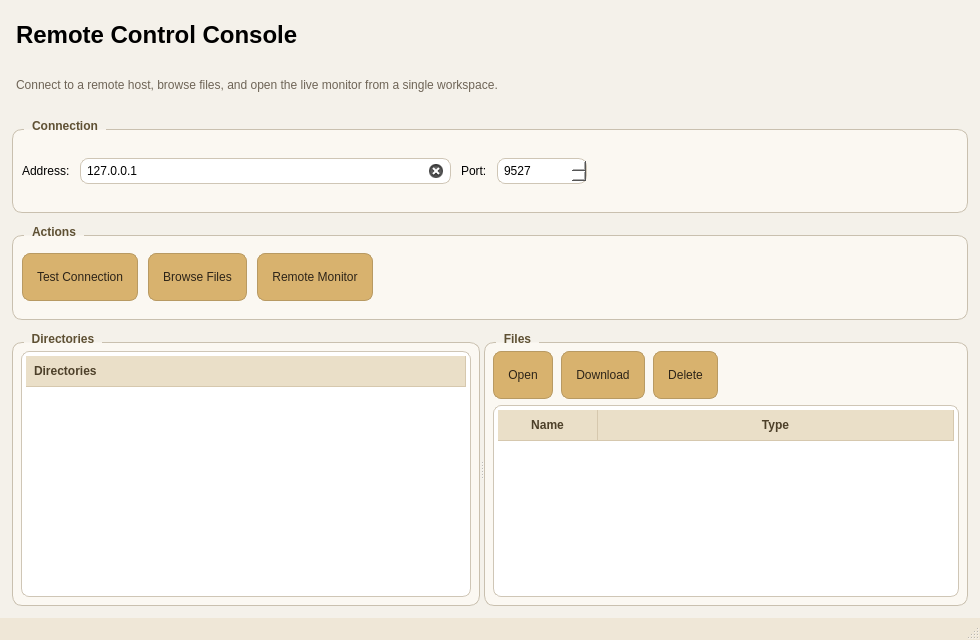
<?xml version="1.0" encoding="UTF-8"?>
<ui version="4.0">
 <class>MainWindow</class>
 <widget class="QMainWindow" name="MainWindow">
  <property name="geometry">
   <rect>
    <x>0</x>
    <y>0</y>
    <width>980</width>
    <height>640</height>
   </rect>
  </property>
  <property name="windowTitle">
   <string>Remote Control Client - Qt</string>
  </property>
  <property name="styleSheet">
   <string notr="true">QMainWindow {
    background: #f4f1ea;
}
QGroupBox {
    border: 1px solid #c9c0af;
    border-radius: 10px;
    margin-top: 10px;
    background: #fbf8f2;
    font-weight: 600;
}
QGroupBox::title {
    subcontrol-origin: margin;
    left: 12px;
    padding: 0 6px 0 6px;
    color: #5e5033;
}
QPushButton {
    min-height: 34px;
    padding: 6px 14px;
    border-radius: 8px;
    border: 1px solid #b89a63;
    background: #d8b26e;
    color: #2d2418;
}
QPushButton:hover {
    background: #e3bf7d;
}
QPushButton:pressed {
    background: #c79f57;
}
QPushButton:disabled {
    background: #dccfb4;
    border: 1px solid #c9bea8;
    color: #8e8472;
}
QLineEdit, QSpinBox, QTreeWidget, QTableWidget {
    border: 1px solid #cfc6b6;
    border-radius: 8px;
    background: white;
    padding: 4px;
}
QTreeWidget:disabled, QTableWidget:disabled, QLineEdit:disabled, QSpinBox:disabled {
    background: #f0ebe2;
    color: #8e8472;
}
QTreeWidget, QTableWidget {
    alternate-background-color: #f7f2e8;
}
QHeaderView::section {
    background: #eadfc8;
    color: #4d4029;
    border: none;
    border-right: 1px solid #d6c8ae;
    border-bottom: 1px solid #d6c8ae;
    padding: 6px 8px;
    font-weight: 600;
}
QStatusBar {
    background: #efe7d7;
}</string>
  </property>
  <widget class="QWidget" name="centralwidget">
   <layout class="QVBoxLayout" name="rootLayout">
    <property name="spacing">
     <number>12</number>
    </property>
    <property name="leftMargin">
     <number>12</number>
    </property>
    <property name="topMargin">
     <number>12</number>
    </property>
    <property name="rightMargin">
     <number>12</number>
    </property>
    <property name="bottomMargin">
     <number>12</number>
    </property>
    <item>
     <widget class="QFrame" name="heroFrame">
      <property name="frameShape">
       <enum>QFrame::NoFrame</enum>
      </property>
      <layout class="QVBoxLayout" name="heroLayout">
       <property name="leftMargin">
        <number>4</number>
       </property>
       <property name="topMargin">
        <number>0</number>
       </property>
       <property name="rightMargin">
        <number>4</number>
       </property>
       <property name="bottomMargin">
        <number>0</number>
       </property>
       <item>
        <widget class="QLabel" name="titleLabel">
         <property name="font">
          <font>
           <pointsize>18</pointsize>
           <bold>true</bold>
          </font>
         </property>
         <property name="text">
          <string>Remote Control Console</string>
         </property>
        </widget>
       </item>
       <item>
        <widget class="QLabel" name="subtitleLabel">
         <property name="styleSheet">
          <string notr="true">color: #6e6456;</string>
         </property>
         <property name="text">
          <string>Connect to a remote host, browse files, and open the live monitor from a single workspace.</string>
         </property>
         <property name="wordWrap">
          <bool>true</bool>
         </property>
        </widget>
       </item>
      </layout>
     </widget>
    </item>
    <item>
     <widget class="QGroupBox" name="connectionGroupBox">
      <property name="title">
       <string>Connection</string>
      </property>
      <layout class="QHBoxLayout" name="connectionLayout">
       <property name="spacing">
        <number>10</number>
       </property>
       <item>
        <widget class="QLabel" name="hostLabel">
         <property name="text">
          <string>Address:</string>
         </property>
        </widget>
       </item>
       <item>
        <widget class="QLineEdit" name="hostEdit">
         <property name="minimumSize">
          <size>
           <width>180</width>
           <height>0</height>
          </size>
         </property>
         <property name="placeholderText">
          <string>Example: 127.0.0.1</string>
         </property>
         <property name="text">
          <string>127.0.0.1</string>
         </property>
         <property name="clearButtonEnabled">
          <bool>true</bool>
         </property>
        </widget>
       </item>
       <item>
        <widget class="QLabel" name="portLabel">
         <property name="text">
          <string>Port:</string>
         </property>
        </widget>
       </item>
       <item>
        <widget class="QSpinBox" name="portSpin">
         <property name="minimumSize">
          <size>
           <width>90</width>
           <height>0</height>
          </size>
         </property>
         <property name="minimum">
          <number>1</number>
         </property>
         <property name="maximum">
          <number>65535</number>
         </property>
         <property name="value">
          <number>9527</number>
         </property>
        </widget>
       </item>
       <item>
        <spacer name="connectionSpacer">
         <property name="orientation">
          <enum>Qt::Horizontal</enum>
         </property>
         <property name="sizeHint" stdset="0">
          <size>
           <width>20</width>
           <height>20</height>
          </size>
         </property>
        </spacer>
       </item>
      </layout>
     </widget>
    </item>
    <item>
     <widget class="QGroupBox" name="actionsGroupBox">
      <property name="title">
       <string>Actions</string>
      </property>
      <layout class="QHBoxLayout" name="actionsLayout">
       <property name="spacing">
        <number>10</number>
       </property>
       <item>
        <widget class="QPushButton" name="testButton">
         <property name="text">
          <string>Test Connection</string>
         </property>
        </widget>
       </item>
       <item>
        <widget class="QPushButton" name="refreshButton">
         <property name="text">
          <string>Browse Files</string>
         </property>
        </widget>
       </item>
       <item>
        <widget class="QPushButton" name="watchButton">
         <property name="text">
          <string>Remote Monitor</string>
         </property>
        </widget>
       </item>
       <item>
        <spacer name="actionsSpacer">
         <property name="orientation">
          <enum>Qt::Horizontal</enum>
         </property>
         <property name="sizeHint" stdset="0">
          <size>
           <width>40</width>
           <height>20</height>
          </size>
         </property>
        </spacer>
       </item>
      </layout>
     </widget>
    </item>
    <item>
     <widget class="QSplitter" name="mainSplitter">
      <property name="orientation">
       <enum>Qt::Horizontal</enum>
      </property>
      <property name="childrenCollapsible">
       <bool>false</bool>
      </property>
      <widget class="QGroupBox" name="directoryGroupBox">
       <property name="title">
        <string>Directories</string>
       </property>
       <layout class="QVBoxLayout" name="directoryLayout">
        <property name="leftMargin">
         <number>8</number>
        </property>
        <property name="topMargin">
         <number>8</number>
        </property>
        <property name="rightMargin">
         <number>8</number>
        </property>
        <property name="bottomMargin">
         <number>8</number>
        </property>
        <item>
         <widget class="QTreeWidget" name="treeWidget">
          <property name="alternatingRowColors">
           <bool>true</bool>
          </property>
          <property name="animated">
           <bool>true</bool>
          </property>
          <property name="uniformRowHeights">
           <bool>true</bool>
          </property>
          <column>
           <property name="text">
            <string>Directories</string>
           </property>
          </column>
         </widget>
        </item>
       </layout>
      </widget>
      <widget class="QGroupBox" name="fileGroupBox">
       <property name="title">
        <string>Files</string>
       </property>
       <layout class="QVBoxLayout" name="fileLayout">
        <property name="leftMargin">
         <number>8</number>
        </property>
        <property name="topMargin">
         <number>8</number>
        </property>
        <property name="rightMargin">
         <number>8</number>
        </property>
        <property name="bottomMargin">
         <number>8</number>
        </property>
        <item>
         <layout class="QHBoxLayout" name="fileActionLayout">
          <property name="spacing">
           <number>8</number>
          </property>
          <item>
           <widget class="QPushButton" name="openFileButton">
            <property name="text">
             <string>Open</string>
            </property>
           </widget>
          </item>
          <item>
           <widget class="QPushButton" name="downloadFileButton">
            <property name="text">
             <string>Download</string>
            </property>
           </widget>
          </item>
          <item>
           <widget class="QPushButton" name="deleteFileButton">
            <property name="text">
             <string>Delete</string>
            </property>
           </widget>
          </item>
          <item>
           <spacer name="fileActionSpacer">
            <property name="orientation">
             <enum>Qt::Horizontal</enum>
            </property>
            <property name="sizeHint" stdset="0">
             <size>
              <width>40</width>
              <height>20</height>
             </size>
            </property>
           </spacer>
          </item>
         </layout>
        </item>
        <item>
         <widget class="QTableWidget" name="fileTable">
          <property name="contextMenuPolicy">
           <enum>Qt::CustomContextMenu</enum>
          </property>
          <property name="alternatingRowColors">
           <bool>true</bool>
          </property>
          <property name="editTriggers">
           <set>QAbstractItemView::NoEditTriggers</set>
          </property>
          <property name="selectionBehavior">
           <enum>QAbstractItemView::SelectRows</enum>
          </property>
          <property name="selectionMode">
           <enum>QAbstractItemView::SingleSelection</enum>
          </property>
          <property name="showGrid">
           <bool>false</bool>
          </property>
          <property name="sortingEnabled">
           <bool>false</bool>
          </property>
          <attribute name="horizontalHeaderStretchLastSection">
           <bool>true</bool>
          </attribute>
          <column>
           <property name="text">
            <string>Name</string>
           </property>
          </column>
          <column>
           <property name="text">
            <string>Type</string>
           </property>
          </column>
         </widget>
        </item>
       </layout>
      </widget>
     </widget>
    </item>
   </layout>
  </widget>
  <widget class="QStatusBar" name="statusbar"/>
 </widget>
 <resources/>
 <connections/>
</ui>
